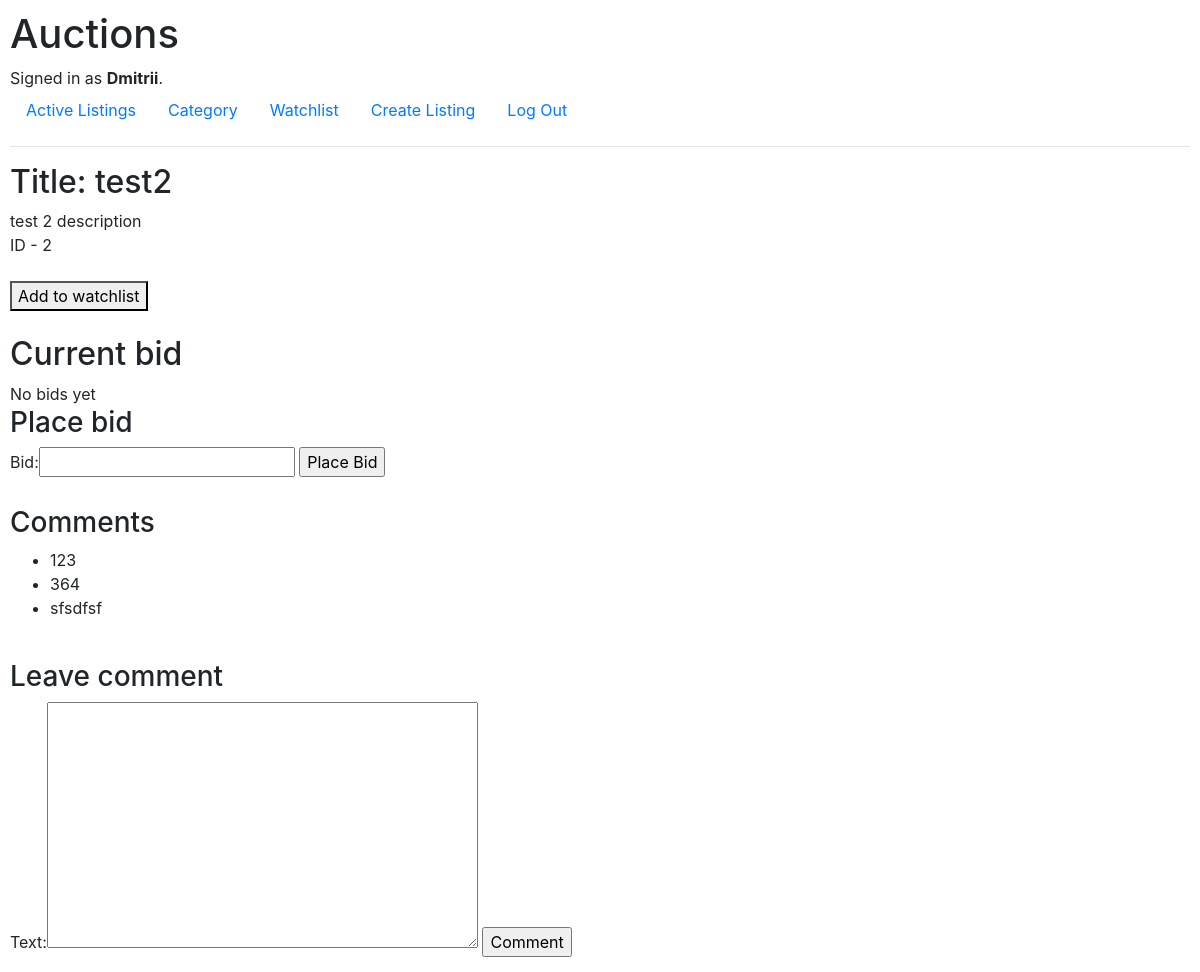
/listing_page/2 (signed in), run on the app's committed database.
### auctions/models.py (models this page shows)
class User(AbstractUser):
    pass

class Listing(models.Model):
    CATEGORIES = [
        ('H', 'Home'),
        ('F', 'Fashion'),
        ('T', 'Toys'),
        ('E', 'Electronics'),
        ('O', 'Other')
    ]
    title = models.CharField(max_length=64)
    description = models.TextField()
    category = models.CharField(max_length=1, choices=CATEGORIES)
    watching = models.ManyToManyField(User,related_name='listings')

class Comment(models.Model):
    text = models.TextField()
    listing = models.ForeignKey(Listing, on_delete=models.CASCADE, related_name='comments')
    def __str__(self):
        return f'{self.text}'

### auctions/views.py (the view)
# urls.py: path("listing_page/<int:page_id>", views.listing_page, name="listing_page"),
def listing_page(request, page_id):
    page = Listing.objects.get(id=page_id)
    remove = page in request.user.listings.all()
    bid = page.bids.order_by('bid').last()
    return render(request, "auctions/listing_page.html", {
        'listing':page,
        'comments':page.comments.all(),
        'comment_form': CommentForm(),
        'bid_form': BidForm(),
        'bid': bid,
        'remove': remove
    })

### auctions/views.py
class CommentForm(ModelForm):
    class Meta:
        model = Comment
        fields = ['text']

class BidForm(ModelForm):
    class Meta:
        model = Bid
        fields = ['bid']

### auctions/templates/auctions/listing_page.html (shortened to what this page needs)
{% extends 'auctions/layout.html' %}
{% block body %}
<div>
<h2>Title: {{listing.title}}</h2>
    </div>
<div>{{listing.description}}</div>
<div>ID - {{listing.id}}</div>
<br>
{% if not remove %}
<form action="{% url 'watchlist'%}" method="post">
    <button name="add_to_watchlist" value={{listing.id}}>Add to watchlist</button>
</form>
{% else %}
<form action="{% url 'watchlist'%}" method="post">
    {% csrf_token %}
    <button name="remove_from_watchlist" value={{listing.id}}>Remove from watchlist</button>
</form>
{% endif %}
<br>
<h2>Current bid</h2>
{% if bid %}
${{bid.bid|floatformat:2}} by {{bid.user}}
{% else %}
No bids yet
{% endif %}
<br>
<h3>Place bid</h3>
<form action="{% url 'place_bid' listing.id %}" method="post">
    {{bid_form}}
    <input type="submit" value="Place Bid">
</form>
<br>
<h3>Comments</h3>
<ul>
    {%for comment in comments %}
    <li>{{comment}}</li>
    {% empty %}
    <li>No comment yet</li>
    {% endfor %}
</ul>
<br>
<h3>Leave comment</h3>
<form action="{% url 'create_comment' listing.id %}" method="post">
    {{comment_form}}
    <input type="submit" value="Comment">
</form>
{% endblock %}

### auctions/templates/auctions/layout.html (shortened to what this page needs)
{% load static %}
<!DOCTYPE html>
<html lang="en">
    <head>
        <link rel="stylesheet" href="https://stackpath.bootstrapcdn.com/bootstrap/4.4.1/css/bootstrap.min.css">
        <link href="{% static 'auctions/styles.css' %}" rel="stylesheet">
    </head>
    <body>
        <h1>Auctions</h1>
        <div>
            {% if user.is_authenticated %}
                Signed in as <strong>{{ user.username }}</strong>.
            {% else %}
                Not signed in.
            {% endif %}
        </div>
        <ul class="nav">
            <li class="nav-item">
                <a class="nav-link" href="{% url 'index' %}">Active Listings</a>
            </li>
            <li class="nav-item">
                <a class="nav-link" href="{% url 'category' %}">Category</a>
            </li>
            {% if user.is_authenticated %}
                <li class="nav-item">
                    <a class="nav-link" href="{% url 'watchlist' %}">Watchlist</a>
                </li>
                <li class="nav-item">
                    <a class="nav-link" href="{% url 'listing' %}">Create Listing</a>
                </li>
                <li class="nav-item">
                    <a class="nav-link" href="{% url 'logout' %}">Log Out</a>
                </li>
            {% endif %}
        </ul>
        <hr>
        {% block body %}
        {% endblock %}
    </body>
</html>

### auctions/static/auctions/styles.css (style rules this page uses)
body { padding: 10px; }

### data on the page
User: username "Dmitrii"
Listing: title "test2", description "test 2 description", id "2"
Comment: text "123"
Comment: text "364"
Comment: text "sfsdfsf"
